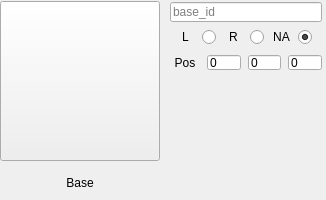
            <widget class="QWidget" name="baseWidget" native="true">
             <property name="minimumSize">
              <size>
               <width>0</width>
               <height>200</height>
              </size>
             </property>
             <property name="maximumSize">
              <size>
               <width>16777215</width>
               <height>200</height>
              </size>
             </property>
             <layout class="QHBoxLayout" name="horizontalLayout_13">
              <property name="leftMargin">
               <number>0</number>
              </property>
              <property name="topMargin">
               <number>0</number>
              </property>
              <property name="rightMargin">
               <number>0</number>
              </property>
              <property name="bottomMargin">
               <number>0</number>
              </property>
              <item>
               <widget class="QWidget" name="baseLeft" native="true">
                <property name="minimumSize">
                 <size>
                  <width>160</width>
                  <height>0</height>
                 </size>
                </property>
                <layout class="QVBoxLayout" name="verticalLayout_8">
                 <property name="leftMargin">
                  <number>0</number>
                 </property>
                 <property name="topMargin">
                  <number>0</number>
                 </property>
                 <property name="rightMargin">
                  <number>0</number>
                 </property>
                 <property name="bottomMargin">
                  <number>0</number>
                 </property>
                 <item>
                  <widget class="QPushButton" name="baseThumb">
                   <property name="minimumSize">
                    <size>
                     <width>0</width>
                     <height>160</height>
                    </size>
                   </property>
                   <property name="text">
                    <string/>
                   </property>
                   <property name="icon">
                    <iconset>
                     <normaloff>base.png</normaloff>base.png</iconset>
                   </property>
                   <property name="iconSize">
                    <size>
                     <width>145</width>
                     <height>145</height>
                    </size>
                   </property>
                  </widget>
                 </item>
                 <item>
                  <widget class="QLabel" name="baseLbl">
                   <property name="maximumSize">
                    <size>
                     <width>16777215</width>
                     <height>30</height>
                    </size>
                   </property>
                   <property name="text">
                    <string>Base</string>
                   </property>
                   <property name="alignment">
                    <set>Qt::AlignCenter</set>
                   </property>
                  </widget>
                 </item>
                </layout>
               </widget>
              </item>
              <item>
               <widget class="QWidget" name="baseRight" native="true">
                <property name="maximumSize">
                 <size>
                  <width>160</width>
                  <height>16777215</height>
                 </size>
                </property>
                <layout class="QVBoxLayout" name="verticalLayout_7">
                 <property name="spacing">
                  <number>0</number>
                 </property>
                 <property name="leftMargin">
                  <number>0</number>
                 </property>
                 <property name="topMargin">
                  <number>0</number>
                 </property>
                 <property name="rightMargin">
                  <number>0</number>
                 </property>
                 <property name="bottomMargin">
                  <number>0</number>
                 </property>
                 <item>
                  <widget class="QWidget" name="baseID" native="true">
                   <property name="minimumSize">
                    <size>
                     <width>0</width>
                     <height>25</height>
                    </size>
                   </property>
                   <property name="maximumSize">
                    <size>
                     <width>16777215</width>
                     <height>30</height>
                    </size>
                   </property>
                   <layout class="QHBoxLayout" name="horizontalLayout_7">
                    <property name="spacing">
                     <number>1</number>
                    </property>
                    <property name="leftMargin">
                     <number>4</number>
                    </property>
                    <property name="topMargin">
                     <number>2</number>
                    </property>
                    <property name="rightMargin">
                     <number>4</number>
                    </property>
                    <property name="bottomMargin">
                     <number>2</number>
                    </property>
                    <item>
                     <widget class="QLineEdit" name="baseIDEdit">
                      <property name="maximumSize">
                       <size>
                        <width>16777215</width>
                        <height>20</height>
                       </size>
                      </property>
                      <property name="placeholderText">
                       <string>base_id</string>
                      </property>
                     </widget>
                    </item>
                   </layout>
                  </widget>
                 </item>
                 <item>
                  <widget class="QWidget" name="baseSide" native="true">
                   <property name="minimumSize">
                    <size>
                     <width>0</width>
                     <height>25</height>
                    </size>
                   </property>
                   <property name="maximumSize">
                    <size>
                     <width>16777215</width>
                     <height>30</height>
                    </size>
                   </property>
                   <layout class="QHBoxLayout" name="horizontalLayout_8">
                    <property name="spacing">
                     <number>1</number>
                    </property>
                    <property name="leftMargin">
                     <number>4</number>
                    </property>
                    <property name="topMargin">
                     <number>2</number>
                    </property>
                    <property name="rightMargin">
                     <number>4</number>
                    </property>
                    <property name="bottomMargin">
                     <number>2</number>
                    </property>
                    <item>
                     <widget class="QLabel" name="baseL">
                      <property name="minimumSize">
                       <size>
                        <width>20</width>
                        <height>0</height>
                       </size>
                      </property>
                      <property name="maximumSize">
                       <size>
                        <width>25</width>
                        <height>20</height>
                       </size>
                      </property>
                      <property name="layoutDirection">
                       <enum>Qt::LeftToRight</enum>
                      </property>
                      <property name="text">
                       <string>L</string>
                      </property>
                      <property name="alignment">
                       <set>Qt::AlignCenter</set>
                      </property>
                     </widget>
                    </item>
                    <item>
                     <widget class="QRadioButton" name="baseLBtn">
                      <property name="minimumSize">
                       <size>
                        <width>15</width>
                        <height>0</height>
                       </size>
                      </property>
                      <property name="maximumSize">
                       <size>
                        <width>15</width>
                        <height>16777215</height>
                       </size>
                      </property>
                      <property name="text">
                       <string/>
                      </property>
                      <property name="checked">
                       <bool>false</bool>
                      </property>
                     </widget>
                    </item>
                    <item>
                     <widget class="QLabel" name="baseR">
                      <property name="minimumSize">
                       <size>
                        <width>20</width>
                        <height>0</height>
                       </size>
                      </property>
                      <property name="maximumSize">
                       <size>
                        <width>25</width>
                        <height>20</height>
                       </size>
                      </property>
                      <property name="text">
                       <string>R</string>
                      </property>
                      <property name="alignment">
                       <set>Qt::AlignCenter</set>
                      </property>
                     </widget>
                    </item>
                    <item>
                     <widget class="QRadioButton" name="baseRBtn">
                      <property name="minimumSize">
                       <size>
                        <width>15</width>
                        <height>0</height>
                       </size>
                      </property>
                      <property name="maximumSize">
                       <size>
                        <width>15</width>
                        <height>16777215</height>
                       </size>
                      </property>
                      <property name="text">
                       <string/>
                      </property>
                     </widget>
                    </item>
                    <item>
                     <widget class="QLabel" name="baseNA">
                      <property name="minimumSize">
                       <size>
                        <width>20</width>
                        <height>0</height>
                       </size>
                      </property>
                      <property name="maximumSize">
                       <size>
                        <width>25</width>
                        <height>20</height>
                       </size>
                      </property>
                      <property name="text">
                       <string>NA</string>
                      </property>
                      <property name="alignment">
                       <set>Qt::AlignCenter</set>
                      </property>
                     </widget>
                    </item>
                    <item>
                     <widget class="QRadioButton" name="baseNABtn">
                      <property name="minimumSize">
                       <size>
                        <width>15</width>
                        <height>0</height>
                       </size>
                      </property>
                      <property name="maximumSize">
                       <size>
                        <width>15</width>
                        <height>16777215</height>
                       </size>
                      </property>
                      <property name="text">
                       <string/>
                      </property>
                      <property name="checked">
                       <bool>true</bool>
                      </property>
                     </widget>
                    </item>
                   </layout>
                  </widget>
                 </item>
                 <item>
                  <widget class="QWidget" name="basePos" native="true">
                   <property name="minimumSize">
                    <size>
                     <width>0</width>
                     <height>25</height>
                    </size>
                   </property>
                   <property name="maximumSize">
                    <size>
                     <width>16777215</width>
                     <height>30</height>
                    </size>
                   </property>
                   <layout class="QHBoxLayout" name="horizontalLayout_9">
                    <property name="spacing">
                     <number>7</number>
                    </property>
                    <property name="leftMargin">
                     <number>4</number>
                    </property>
                    <property name="topMargin">
                     <number>2</number>
                    </property>
                    <property name="rightMargin">
                     <number>4</number>
                    </property>
                    <property name="bottomMargin">
                     <number>2</number>
                    </property>
                    <item>
                     <widget class="QLabel" name="basePosLbl">
                      <property name="minimumSize">
                       <size>
                        <width>30</width>
                        <height>0</height>
                       </size>
                      </property>
                      <property name="maximumSize">
                       <size>
                        <width>30</width>
                        <height>16777215</height>
                       </size>
                      </property>
                      <property name="text">
                       <string>Pos</string>
                      </property>
                      <property name="alignment">
                       <set>Qt::AlignCenter</set>
                      </property>
                     </widget>
                    </item>
                    <item>
                     <widget class="QLineEdit" name="basePosXEdit">
                      <property name="maximumSize">
                       <size>
                        <width>16777215</width>
                        <height>15</height>
                       </size>
                      </property>
                      <property name="text">
                       <string>0</string>
                      </property>
                     </widget>
                    </item>
                    <item>
                     <widget class="QLineEdit" name="basePosYEdit">
                      <property name="maximumSize">
                       <size>
                        <width>16777215</width>
                        <height>15</height>
                       </size>
                      </property>
                      <property name="text">
                       <string>0</string>
                      </property>
                     </widget>
                    </item>
                    <item>
                     <widget class="QLineEdit" name="basePosZEdit">
                      <property name="maximumSize">
                       <size>
                        <width>16777215</width>
                        <height>15</height>
                       </size>
                      </property>
                      <property name="text">
                       <string>0</string>
                      </property>
                     </widget>
                    </item>
                   </layout>
                  </widget>
                 </item>
                 <item>
                  <spacer name="verticalSpacer_2">
                   <property name="orientation">
                    <enum>Qt::Vertical</enum>
                   </property>
                   <property name="sizeHint" stdset="0">
                    <size>
                     <width>20</width>
                     <height>34</height>
                    </size>
                   </property>
                  </spacer>
                 </item>
                </layout>
               </widget>
              </item>
             </layout>
            </widget>
